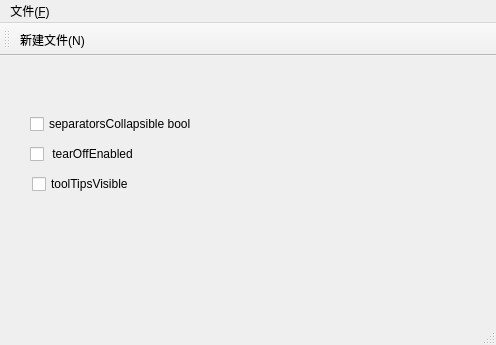
<?xml version="1.0" encoding="UTF-8"?>
<ui version="4.0">
 <class>MainWindow</class>
 <widget class="QMainWindow" name="MainWindow">
  <property name="geometry">
   <rect>
    <x>0</x>
    <y>0</y>
    <width>496</width>
    <height>345</height>
   </rect>
  </property>
  <property name="windowTitle">
   <string>MainWindow</string>
  </property>
  <widget class="QWidget" name="centralWidget">
   <widget class="QCheckBox" name="checkBox">
    <property name="geometry">
     <rect>
      <x>30</x>
      <y>60</y>
      <width>201</width>
      <height>16</height>
     </rect>
    </property>
    <property name="text">
     <string>separatorsCollapsible bool</string>
    </property>
   </widget>
   <widget class="QCheckBox" name="checkBox_2">
    <property name="geometry">
     <rect>
      <x>30</x>
      <y>90</y>
      <width>131</width>
      <height>16</height>
     </rect>
    </property>
    <property name="text">
     <string> tearOffEnabled</string>
    </property>
   </widget>
   <widget class="QCheckBox" name="checkBox_3">
    <property name="geometry">
     <rect>
      <x>32</x>
      <y>120</y>
      <width>111</width>
      <height>16</height>
     </rect>
    </property>
    <property name="text">
     <string>toolTipsVisible</string>
    </property>
   </widget>
  </widget>
  <widget class="QMenuBar" name="menuBar">
   <property name="geometry">
    <rect>
     <x>0</x>
     <y>0</y>
     <width>496</width>
     <height>23</height>
    </rect>
   </property>
   <widget class="QMenu" name="menu_F">
    <property name="title">
     <string>文件(&amp;F)</string>
    </property>
    <addaction name="actionNewFile"/>
   </widget>
   <addaction name="menu_F"/>
  </widget>
  <widget class="QStatusBar" name="statusBar"/>
  <widget class="QToolBar" name="toolBar">
   <property name="windowTitle">
    <string>toolBar</string>
   </property>
   <attribute name="toolBarArea">
    <enum>TopToolBarArea</enum>
   </attribute>
   <attribute name="toolBarBreak">
    <bool>false</bool>
   </attribute>
   <addaction name="actionNewFile"/>
  </widget>
  <action name="actionNewFile">
   <property name="text">
    <string>新建文件(&amp;N)</string>
   </property>
  </action>
  <zorder>dockWidget_2</zorder>
  <zorder>dockWidget</zorder>
 </widget>
 <layoutdefault spacing="6" margin="11"/>
 <resources/>
 <connections/>
</ui>
